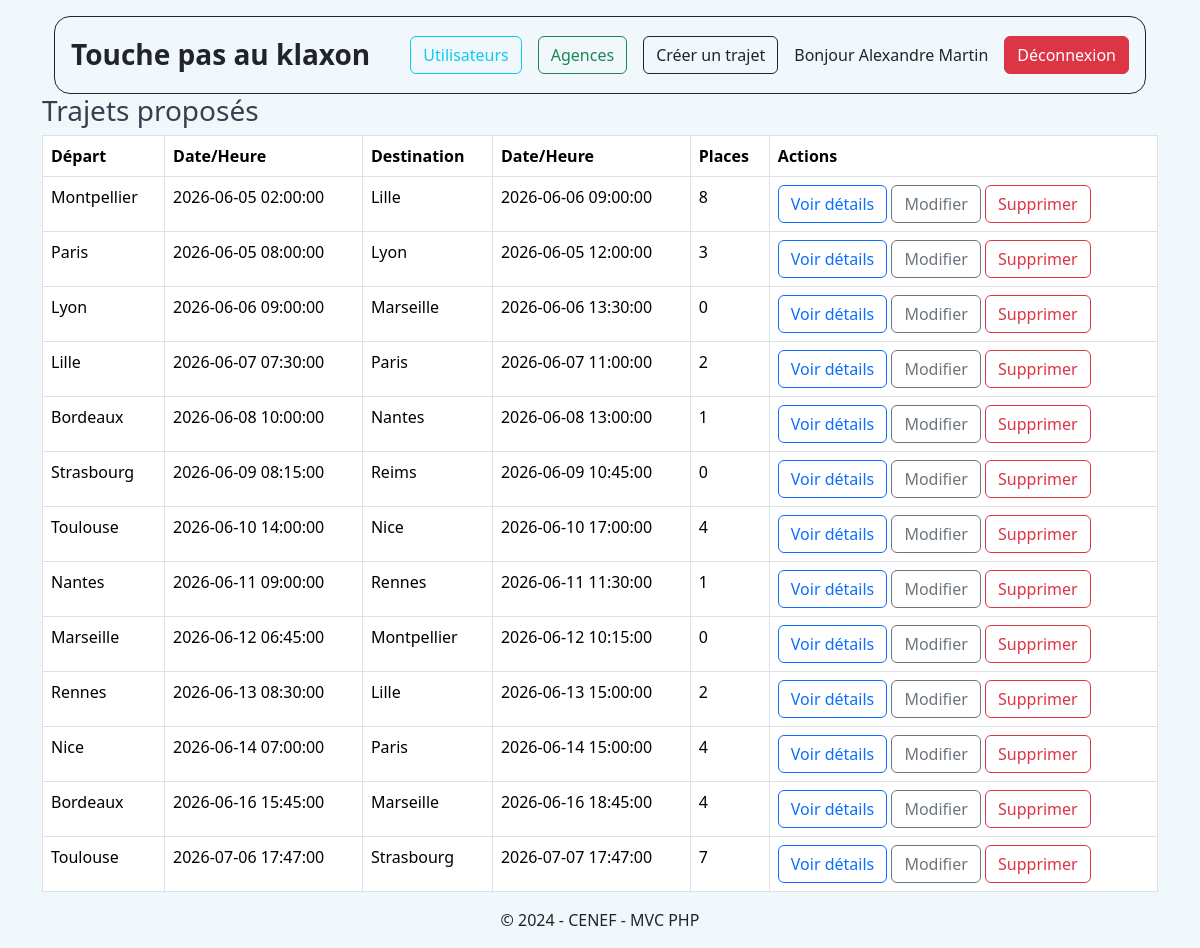
The app's page /dashboard_admin (signed in) with its own data.
### tables this page shows
CREATE TABLE trajet (
    id_trajet INT AUTO_INCREMENT PRIMARY KEY,
    id_users INT NOT NULL,
    id_agences_depart INT NOT NULL,
    id_agences_arrivee INT NOT NULL,
    date_heure_depart DATETIME NOT NULL,
    date_heure_arrivee DATETIME NOT NULL,
    nb_places_totale INT NOT NULL,
    nb_places_restante INT NOT NULL,

    CONSTRAINT fk_trajet_users
        FOREIGN KEY (id_users)
        REFERENCES users(id_users),

    CONSTRAINT fk_trajet_agences_depart
        FOREIGN KEY (id_agences_depart)
        REFERENCES agences(id_agences),

    CONSTRAINT fk_trajet_agences_arrivee
        FOREIGN KEY (id_agences_arrivee)
        REFERENCES agences(id_agences)
);

CREATE TABLE agences (
    id_agences INT AUTO_INCREMENT PRIMARY KEY,
    nom VARCHAR(100) NOT NULL
);

### public/controllers/AdminController.php (called while the page is built, shortened)
<?php
require_once __DIR__ . '/../../config/database.php';
require_once __DIR__ . '/../models/AdminGet.php';
class AdminController {
    public function index(PDO $pdo) {
        global $pdo;
        $trajets = AdminGet::getTrajets($pdo);
        require_once __DIR__ . '/../views/dashboard_admin.php';
    }
}

### public/Models/AdminGet.php (called while the page is built, shortened)
<?php
class AdminGet {
    public static function getTrajets(PDO $pdo) {
       $sql = "SELECT
        trajet.*,
        depart.nom AS nom_agence_depart,
        arrivee.nom AS nom_agence_arrivee,
        users.nom AS conducteur_nom,
        users.prenom AS conducteur_prenom,
        users.telephone AS conducteur_telephone,
        users.email AS conducteur_email
        FROM trajet
        INNER JOIN agences AS depart
            ON trajet.id_agences_depart = depart.id_agences
        INNER JOIN agences AS arrivee
            ON trajet.id_agences_arrivee = arrivee.id_agences
        INNER JOIN users
            ON trajet.id_users = users.id_users
        ORDER BY trajet.date_heure_depart ASC";
        $resultat = $pdo->query($sql);
        return $resultat->fetchAll(PDO::FETCH_ASSOC);
    }
}

### public/views/dashboard_admin.php (the view, shortened to what this page needs)
<!DOCTYPE html>
<html lang="fr">
<head>
    <link href="https://cdn.jsdelivr.net/npm/bootstrap@5.3.8/dist/css/bootstrap.min.css" rel="stylesheet">
    <link rel="stylesheet"  href="/touche_pas_au_klaxon/public/style/style.css">
</head>
<body class=" container mt-3 ">
    <?php require_once __DIR__ . '/component/header.php'; ?>
        <h2 class="fs-3">Trajets proposés</h2>
<?php
$trajets = $trajets ?? [];
?>
<?php require __DIR__ . '/component/table.php'; ?>
<?php require_once __DIR__ . '/component/footer.php'; ?>
</body>
</html>

### public/views/component/table.php
<section>
<div>
<?php if (!isset($_SESSION['id_users'])) : ?>
    <table class="table table-bordered">
        <thead>
            <tr>
                <th>Départ</th>
                <th>Date/Heure</th>
                <th>Destination</th>
                <th>Date/Heure</th>
                <th>Places</th>
            </tr>
        </thead>
        <tbody>
        <?php
        $trajets = $trajets ?? [];
        ?>
        <?php foreach ($trajets as $trajet): ?>
            <tr>
                <td><?= $trajet['nom_agence_depart'] ?></td>
                <td><?= $trajet['date_heure_depart'] ?></td>
                <td><?= $trajet['nom_agence_arrivee'] ?></td>
                <td><?= $trajet['date_heure_arrivee'] ?></td>
                <td><?= $trajet['nb_places_restante'] ?></td>
            </tr>
        <?php endforeach; ?>
        </tbody>
    </table>
<?php else : ?>
    <table class="table table-bordered">
        <thead>
            <tr >
                <th>Départ</th>
                <th>Date/Heure</th>
                <th>Destination</th>
                <th>Date/Heure</th>
                <th>Places</th>
                <th>Actions</th>
            </tr>
        </thead>
        <tbody>
        <?php
        $trajets = $trajets ?? [];
        ?>
        <?php foreach ($trajets as $trajet): ?>
            <tr>
                <td><?= $trajet['nom_agence_depart'] ?></td>
                <td><?= $trajet['date_heure_depart'] ?></td>
                <td><?= $trajet['nom_agence_arrivee'] ?></td>
                <td><?= $trajet['date_heure_arrivee'] ?></td>
                <td><?= $trajet['nb_places_restante'] ?></td>
                <td>
                    <button type="button" class="btn btn-outline-primary" data-bs-toggle="modal" data-bs-target="#detailsTrajet<?= $trajet['id_trajet'] ?>">
                        Voir détails
                    </button>
                    <?php if (
                        $_SESSION['role'] === 'admin'
                        || $_SESSION['id_users'] == $trajet['id_users']
                    ) : ?>
                    <a href="/touche_pas_au_klaxon/edit_trajet?id=<?= $trajet['id_trajet'] ?>" class="btn btn-outline-secondary">
                        Modifier
                    </a>
                    <button type="button" class="btn btn-outline-danger" data-bs-toggle="modal" data-bs-target="#deleteModal<?= $trajet['id_trajet'] ?>">
                        Supprimer
                    </button>
                    <?php endif; ?>
                </td>
            </tr>
        <?php endforeach; ?>
        </tbody>
    </table>
<?php endif; ?>
</div>
</section>

### public/style/style.css (style rules this page uses)
:root { --clair: #f1f8fc; --bleu: #0074c7; --bleu-fonce: #00497c; --gris: #384050; --rouge: #cd2c2e; --vert: #82b864; }
body { background-color: var(--clair); color: var(--gris); }

### records on screen
trajet: id_agences_depart.nom "Montpellier", date_heure_depart "2026-06-05 02:00:00", id_agences_arrivee.nom "Lille", date_heure_arrivee "2026-06-06 09:00:00", nb_places_restante "8"
trajet: id_agences_depart.nom "Paris", date_heure_depart "2026-06-05 08:00:00", id_agences_arrivee.nom "Lyon", date_heure_arrivee "2026-06-05 12:00:00", nb_places_restante "3"
trajet: id_agences_depart.nom "Lyon", date_heure_depart "2026-06-06 09:00:00", id_agences_arrivee.nom "Marseille", date_heure_arrivee "2026-06-06 13:30:00", nb_places_restante "0"
trajet: id_agences_depart.nom "Lille", date_heure_depart "2026-06-07 07:30:00", id_agences_arrivee.nom "Paris", date_heure_arrivee "2026-06-07 11:00:00", nb_places_restante "2"
trajet: id_agences_depart.nom "Bordeaux", date_heure_depart "2026-06-08 10:00:00", id_agences_arrivee.nom "Nantes", date_heure_arrivee "2026-06-08 13:00:00", nb_places_restante "1"
trajet: id_agences_depart.nom "Strasbourg", date_heure_depart "2026-06-09 08:15:00", id_agences_arrivee.nom "Reims", date_heure_arrivee "2026-06-09 10:45:00", nb_places_restante "0"
trajet: id_agences_depart.nom "Toulouse", date_heure_depart "2026-06-10 14:00:00", id_agences_arrivee.nom "Nice", date_heure_arrivee "2026-06-10 17:00:00", nb_places_restante "4"
trajet: id_agences_depart.nom "Nantes", date_heure_depart "2026-06-11 09:00:00", id_agences_arrivee.nom "Rennes", date_heure_arrivee "2026-06-11 11:30:00", nb_places_restante "1"
trajet: id_agences_depart.nom "Marseille", date_heure_depart "2026-06-12 06:45:00", id_agences_arrivee.nom "Montpellier", date_heure_arrivee "2026-06-12 10:15:00", nb_places_restante "0"
trajet: id_agences_depart.nom "Rennes", date_heure_depart "2026-06-13 08:30:00", id_agences_arrivee.nom "Lille", date_heure_arrivee "2026-06-13 15:00:00", nb_places_restante "2"
trajet: id_agences_depart.nom "Nice", date_heure_depart "2026-06-14 07:00:00", id_agences_arrivee.nom "Paris", date_heure_arrivee "2026-06-14 15:00:00", nb_places_restante "4"
trajet: id_agences_depart.nom "Bordeaux", date_heure_depart "2026-06-16 15:45:00", id_agences_arrivee.nom "Marseille", date_heure_arrivee "2026-06-16 18:45:00", nb_places_restante "4"
trajet: id_agences_depart.nom "Toulouse", date_heure_depart "2026-07-06 17:47:00", id_agences_arrivee.nom "Strasbourg", date_heure_arrivee "2026-07-07 17:47:00", nb_places_restante "7"

### other values on screen
$_SESSION['prenom'] "Alexandre"
$_SESSION['nom'] "Martin"
